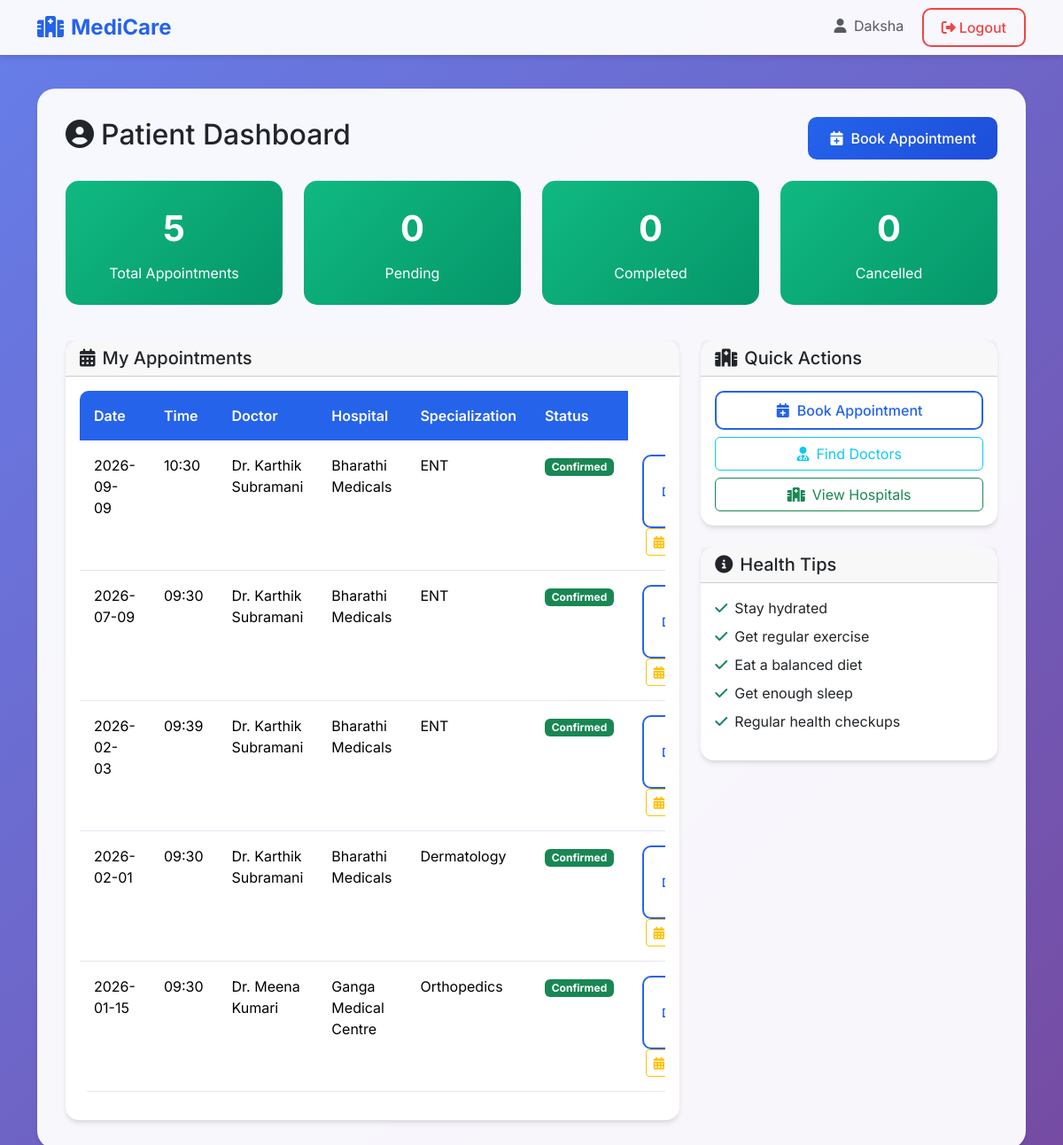
The page /patient/dashboard (signed in) on the database its author committed.
### tables this page shows
CREATE TABLE appointments (
    id INTEGER PRIMARY KEY AUTOINCREMENT,
    patient_id INTEGER,
    doctor_id INTEGER,
    hospital_id INTEGER,
    date TEXT,
    time TEXT,
    status TEXT,
    specialization TEXT,
    FOREIGN KEY (patient_id) REFERENCES users (id),
    FOREIGN KEY (doctor_id) REFERENCES doctors (id),
    FOREIGN KEY (hospital_id) REFERENCES hospitals (id)
);

CREATE TABLE doctors (
    id INTEGER PRIMARY KEY AUTOINCREMENT,
    name TEXT,
    specialization_english TEXT,
    specialization_tamil TEXT,
    hospital_id INTEGER,
    email TEXT,
    contact TEXT,
    FOREIGN KEY (hospital_id) REFERENCES hospitals (id)
);

CREATE TABLE hospitals (
    id INTEGER PRIMARY KEY AUTOINCREMENT,
    name TEXT,
    location TEXT,
    contact TEXT
);

### app.py (the view)
@app.route('/patient/dashboard')
def patient_dashboard():
    if session.get('role') != 'patient':
        return redirect(url_for('login'))
    conn = get_db()
    appointments = conn.execute('''SELECT a.*, d.name as doctor_name, h.name as hospital_name
                                  FROM appointments a
                                  LEFT JOIN doctors d ON a.doctor_id = d.id
                                  LEFT JOIN hospitals h ON a.hospital_id = h.id
                                  WHERE a.patient_id=?
                                  ORDER BY a.date DESC, a.time DESC''',
                                (session['user_id'],)).fetchall()
    conn.close()
    return render_template('patient_dashboard.html', appointments=appointments)

### app.py (called while the page is built)
@app.after_request
def add_no_cache_headers(response):
    response.headers['Cache-Control'] = 'no-store, no-cache, must-revalidate, max-age=0'
    response.headers['Pragma'] = 'no-cache'
    response.headers['Expires'] = '0'
    return response

def get_db():
    conn = sqlite3.connect('hospital.db')
    conn.row_factory = sqlite3.Row
    return conn

### templates/patient_dashboard.html (shortened to what this page needs)
{% extends 'base.html' %}
{% block content %}
<div class="d-flex justify-content-between align-items-center mb-4">
    <h2><i class="fas fa-user-circle me-2"></i>Patient Dashboard</h2>
    <a class="btn btn-primary" href="{{ url_for('book') }}">
        <i class="fas fa-calendar-plus me-2"></i>Book Appointment
    </a>
</div>
<div class="row mb-4">
    <div class="col-md-3 mb-3">
        <div class="stats-card">
            <div class="stats-number">{{ appointments|length }}</div>
            <div>Total Appointments</div>
        </div>
    </div>
    <div class="col-md-3 mb-3">
        <div class="stats-card">
            <div class="stats-number">{{ appointments|selectattr('status', 'equalto', 'Pending')|list|length }}</div>
            <div>Pending</div>
        </div>
    </div>
    <div class="col-md-3 mb-3">
        <div class="stats-card">
            <div class="stats-number">{{ appointments|selectattr('status', 'equalto', 'Completed')|list|length }}</div>
            <div>Completed</div>
        </div>
    </div>
    <div class="col-md-3 mb-3">
        <div class="stats-card">
            <div class="stats-number">{{ appointments|selectattr('status', 'equalto', 'Cancelled')|list|length }}</div>
            <div>Cancelled</div>
        </div>
    </div>
</div>
<div class="row">
    <div class="col-md-8">
        <div class="card">
            <div class="card-header">
                <h5 class="mb-0"><i class="fas fa-calendar-alt me-2"></i>My Appointments</h5>
            </div>
            <div class="card-body">
                {% if appointments %}
                    <div class="table-responsive">
                        <table class="table table-hover">
                            <thead>
                                <tr>
                                    <th>Date</th>
                                    <th>Time</th>
                                    <th>Doctor</th>
                                    <th>Hospital</th>
                                    <th>Specialization</th>
                                    <th>Status</th>
                                </tr>
                            </thead>
                            <tbody>
                                {% for a in appointments %}
                                <tr>
                                    <td>{{ a.date }}</td>
                                    <td>{{ a.time }}</td>
                                    <td>{{ a.doctor_name or 'N/A' }}</td>
                                    <td>{{ a.hospital_name or 'N/A' }}</td>
                                    <td>{{ a.specialization or 'N/A' }}</td>
                                    <td>
                                        <span class="badge
                                            {% if a.status == 'Confirmed' %}bg-success
                                            {% elif a.status == 'Pending' %}bg-warning
                                            {% elif a.status == 'Completed' %}bg-success
                                            {% elif a.status == 'Cancelled' %}bg-danger
                                            {% else %}bg-secondary{% endif %}">
                                            {{ a.status }}
                                        </span>
                                    </td>
                                    <td class="text-end">
                                        <a class="btn btn-sm btn-outline-primary me-2" href="{{ url_for('download_receipt', appointment_id=a.id) }}">
                                        </a>
                                        <a class="btn btn-sm btn-outline-warning" href="{{ url_for('reschedule_appointment', appointment_id=a.id) }}">
                                            <i class="fas fa-calendar-alt me-1"></i> Reschedule
                                        </a>
                                    </td>
                                </tr>
                                {% endfor %}
                            </tbody>
                        </table>
                    </div>
                {% endif %}
            </div>
        </div>
    </div>
    <div class="col-md-4">
        <div class="card mb-4">
            <div class="card-header">
                <h5 class="mb-0"><i class="fas fa-hospital me-2"></i>Quick Actions</h5>
            </div>
            <div class="card-body">
                <div class="d-grid gap-2">
                    <a href="{{ url_for('book') }}" class="btn btn-outline-primary">
                        <i class="fas fa-calendar-plus me-2"></i>Book Appointment
                    </a>
                    <a href="{{ url_for('doctors') }}" class="btn btn-outline-info">
                        <i class="fas fa-user-md me-2"></i>Find Doctors
                    </a>
                    <a href="{{ url_for('hospitals') }}" class="btn btn-outline-success">
                        <i class="fas fa-hospital me-2"></i>View Hospitals
                    </a>
                </div>
            </div>
        </div>
        <div class="card">
            <div class="card-header">
                <h5 class="mb-0"><i class="fas fa-info-circle me-2"></i>Health Tips</h5>
            </div>
            <div class="card-body">
                <ul class="list-unstyled">
                    <li class="mb-2"><i class="fas fa-check text-success me-2"></i>Stay hydrated</li>
                    <li class="mb-2"><i class="fas fa-check text-success me-2"></i>Get regular exercise</li>
                    <li class="mb-2"><i class="fas fa-check text-success me-2"></i>Eat a balanced diet</li>
                    <li class="mb-2"><i class="fas fa-check text-success me-2"></i>Get enough sleep</li>
                    <li class="mb-0"><i class="fas fa-check text-success me-2"></i>Regular health checkups</li>
                </ul>
            </div>
        </div>
    </div>
</div>
{% endblock %}

### templates/base.html (shortened to what this page needs)
<!doctype html>
<html lang="en">
<head>
    <link rel="stylesheet" href="https://cdn.jsdelivr.net/npm/bootstrap@5.3.2/dist/css/bootstrap.min.css">
    <link rel="stylesheet" href="https://cdnjs.cloudflare.com/ajax/libs/font-awesome/6.4.0/css/all.min.css">
</head>
<body>
    <nav class="navbar navbar-expand-lg navbar-light fixed-top">
        <div class="container">
            <a class="navbar-brand" href="/">
                <i class="fas fa-hospital me-2"></i>MediCare
            </a>
            <div class="ms-auto">
                {% if session.get('user_id') %}
                    <span class="me-3 text-muted">
                        <i class="fas fa-user me-1"></i>
                        {% if session.get('role') == 'doctor' %}Dr.{% endif %} {{ session.get('name', 'User') }}
                    </span>
                    <a class="btn btn-outline-danger" href="{{ url_for('logout') }}">
                        <i class="fas fa-sign-out-alt me-1"></i>Logout
                    </a>
                {% endif %}
            </div>
        </div>
    </nav>
    <div class="container" style="margin-top: 100px;">
        <div class="main-container">
            {% block content %}{% endblock %}
        </div>
    </div>
</body>
</html>

### templates/base.html (style rules this page uses)
:root { --primary-color: #2563eb; --primary-dark: #1d4ed8; --secondary-color: #64748b; --success-color: #10b981; --warning-color: #f59e0b; --danger-color: #ef4444; --light-bg: #f8fafc; --card-shadow: 0 4px 6px -1px rgba(0, 0, 0, 0.1), 0 2px 4px -1px rgba(0, 0, 0, 0.06); }
* { font-family: 'Inter', sans-serif; }
body { background: linear-gradient(135deg, #667eea 0%, #764ba2 100%); min-height: 100vh; }
.navbar { background: rgba(255, 255, 255, 0.95) !important; backdrop-filter: blur(10px); box-shadow: 0 4px 6px -1px rgba(0, 0, 0, 0.1); }
.navbar-brand { font-weight: 700; font-size: 1.5rem; color: var(--primary-color) !important; }
.main-container { background: rgba(255, 255, 255, 0.95); backdrop-filter: blur(10px); border-radius: 20px; box-shadow: var(--card-shadow); margin: 2rem auto; padding: 2rem; min-height: 80vh; }
.btn-primary { background: linear-gradient(135deg, var(--primary-color), var(--primary-dark)); border: none; border-radius: 10px; padding: 0.75rem 1.5rem; font-weight: 500; transition: all 0.3s ease; }
.btn-outline-primary { border: 2px solid var(--primary-color); color: var(--primary-color); border-radius: 10px; padding: 0.5rem 1.25rem; font-weight: 500; transition: all 0.3s ease; }
.btn-outline-danger { border: 2px solid var(--danger-color); color: var(--danger-color); border-radius: 10px; padding: 0.5rem 1.25rem; font-weight: 500; transition: all 0.3s ease; }
.card { border: none; border-radius: 15px; box-shadow: var(--card-shadow); transition: all 0.3s ease; }
.table { border-radius: 10px; overflow: hidden; }
.table thead th { background: var(--primary-color); color: white; border: none; font-weight: 600; padding: 1rem; }
.table tbody td { padding: 1rem; border-color: #e2e8f0; }
.stats-card { background: linear-gradient(135deg, var(--success-color), #059669); color: white; border-radius: 15px; padding: 1.5rem; text-align: center; }
.stats-number { font-size: 2.5rem; font-weight: 700; margin-bottom: 0.5rem; }

### rows shown on the page
appointments: date "2026-09-09", time "10:30", name "Dr. Karthik Subramani", name "Bharathi Medicals", specialization "ENT", status "Confirmed"
appointments: date "2026-07-09", time "09:30", name "Dr. Karthik Subramani", name "Bharathi Medicals", specialization "ENT", status "Confirmed"
appointments: date "2026-02-03", time "09:39", name "Dr. Karthik Subramani", name "Bharathi Medicals", specialization "ENT", status "Confirmed"
appointments: date "2026-02-01", time "09:30", name "Dr. Karthik Subramani", name "Bharathi Medicals", specialization "Dermatology", status "Confirmed"
appointments: date "2026-01-15", time "09:30", name "Dr. Meena Kumari", name "Ganga Medical Centre", specialization "Orthopedics", status "Confirmed"

### other values the page prints
{{ session.get('name', 'User') }} "Daksha"
{{ appointments|length }} "5"
{{ appointments|selectattr('status', 'equalto', 'Pending')|list|length }} "0"
{{ appointments|selectattr('status', 'equalto', 'Completed')|list|length }} "0"
{{ appointments|selectattr('status', 'equalto', 'Cancelled')|list|length }} "0"
